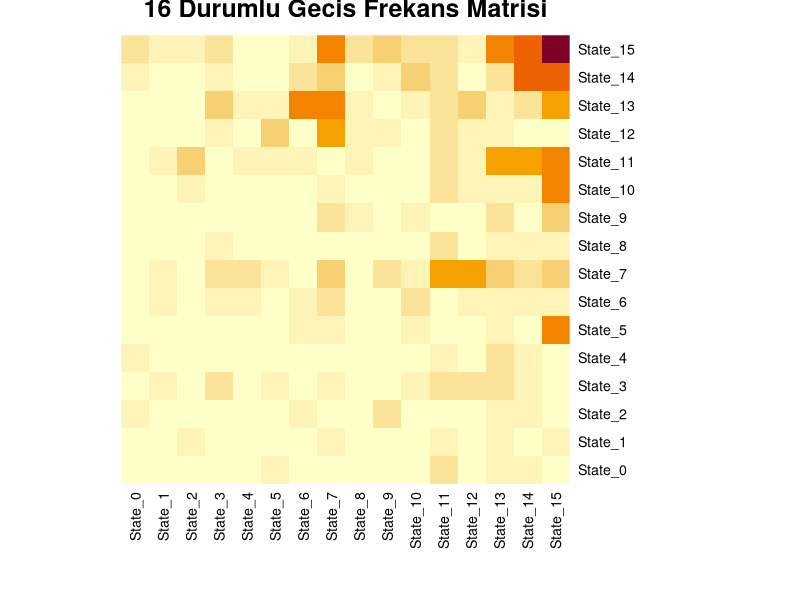
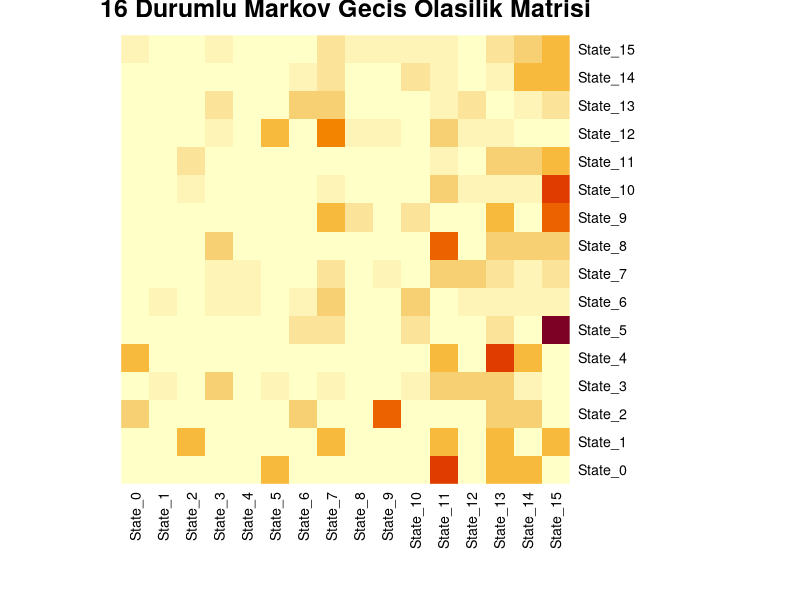

These figures' R source, in order:
# ============================================================
# 4 BOLGE - 16 DURUM - MARKOV GECIS SIMULASYONU
# ============================================================

# Rastgele zaman verileri olusturma
set.seed(123)

tum_tarihler <- seq(
  from = as.Date("2000-01-01"),
  to   = as.Date("2024-12-31"),
  by   = "day"
)

# Tarih ve bolge sayilari ayni olmali.
zaman <- sample(tum_tarihler, 1000, replace = TRUE)
bolge <- sample(
  c("Bölge 1", "Bölge 2", "Bölge 3", "Bölge 4"),
  1000,
  replace = TRUE
)

deprem_verileri <- data.frame(
  Zaman = zaman,
  Bolge = bolge,
  stringsAsFactors = FALSE
)

# Zamana gore sirala.
deprem_verileri <- deprem_verileri[order(deprem_verileri$Zaman), ]
rownames(deprem_verileri) <- NULL

# StepSize yil cinsindendir.
# 0.1 yaklasik 36.5 gunluk pencereye karsilik gelir.
StepSize <- 0.1

# ------------------------------------------------------------
# 16 durumun tanimi
#
# A = Bolge 1 aktif mi?
# B = Bolge 2 aktif mi?
# C = Bolge 3 aktif mi?
# D = Bolge 4 aktif mi?
#
# State = A + 2*B + 4*C + 8*D
# ------------------------------------------------------------

durum_tablosu <- data.frame(
  State = 0:15,
  A = (0:15) %% 2,
  B = ((0:15) %/% 2) %% 2,
  C = ((0:15) %/% 4) %% 2,
  D = ((0:15) %/% 8) %% 2
)

cat("16 durum:\n")
print(durum_tablosu)

# ------------------------------------------------------------
# Analiz fonksiyonu
# ------------------------------------------------------------

deprem_analizi <- function(deprem_verileri, StepSize = 0.1) {
  if (StepSize <= 0) {
    stop("StepSize sifirdan buyuk olmalidir.")
  }

  gerekli_kolonlar <- c("Zaman", "Bolge")
  if (!all(gerekli_kolonlar %in% names(deprem_verileri))) {
    stop("deprem_verileri veri cercevesinde Zaman ve Bolge kolonlari bulunmalidir.")
  }

  veri <- deprem_verileri[order(deprem_verileri$Zaman), ]
  rownames(veri) <- NULL

  # Aylarin 30 gun kabul edilmesi yerine Date sinifi kullanilir.
  pencere_gun <- max(1L, round(365.25 * StepSize))

  pencere_baslangiclari <- seq(
    from = min(veri$Zaman),
    to   = max(veri$Zaman),
    by   = pencere_gun
  )

  state_detay <- data.frame(
    Baslangic = pencere_baslangiclari,
    Bitis = pencere_baslangiclari + pencere_gun,
    A = integer(length(pencere_baslangiclari)),
    B = integer(length(pencere_baslangiclari)),
    C = integer(length(pencere_baslangiclari)),
    D = integer(length(pencere_baslangiclari)),
    State = integer(length(pencere_baslangiclari))
  )

  for (i in seq_along(pencere_baslangiclari)) {
    pencere_bas <- pencere_baslangiclari[i]
    pencere_bit <- pencere_bas + pencere_gun

    # [baslangic, bitis) kullanilir; sinirdaki kayit iki pencereye girmez.
    pencere_verisi <- veri[
      veri$Zaman >= pencere_bas & veri$Zaman < pencere_bit,
      ,
      drop = FALSE
    ]

    A <- as.integer(any(pencere_verisi$Bolge == "Bölge 1"))
    B <- as.integer(any(pencere_verisi$Bolge == "Bölge 2"))
    C <- as.integer(any(pencere_verisi$Bolge == "Bölge 3"))
    D <- as.integer(any(pencere_verisi$Bolge == "Bölge 4"))

    state <- A + 2 * B + 4 * C + 8 * D

    state_detay$A[i] <- A
    state_detay$B[i] <- B
    state_detay$C[i] <- C
    state_detay$D[i] <- D
    state_detay$State[i] <- state
  }

  # MATLAB kodundaki G dizisinin R karsiligi.
  G <- state_detay$State

  # 16x16 gecis frekans matrisi.
  BG <- matrix(
    0L,
    nrow = 16,
    ncol = 16,
    dimnames = list(
      paste0("State_", 0:15),
      paste0("State_", 0:15)
    )
  )

  # G(t-1) -> G(t) gecislerini say.
  if (length(G) >= 2) {
    for (i in 2:length(G)) {
      onceki_state <- G[i - 1]
      sonraki_state <- G[i]

      BG[onceki_state + 1, sonraki_state + 1] <-
        BG[onceki_state + 1, sonraki_state + 1] + 1L
    }
  }

  # Gecis frekanslarini satir bazinda olasiliga cevir.
  P <- matrix(
    0,
    nrow = 16,
    ncol = 16,
    dimnames = dimnames(BG)
  )

  satir_toplamlari <- rowSums(BG)
  dolu_satirlar <- satir_toplamlari > 0

  if (any(dolu_satirlar)) {
    P[dolu_satirlar, ] <-
      BG[dolu_satirlar, , drop = FALSE] /
      satir_toplamlari[dolu_satirlar]
  }

  list(
    Durumlar = durum_tablosu,
    StateDetay = state_detay,
    G = G,
    GecisFrekans = BG,
    GecisOlasilik = P
  )
}

# ------------------------------------------------------------
# Analizi calistir
# ------------------------------------------------------------

sonuc <- deprem_analizi(deprem_verileri, StepSize)

# Eski kodla uyumluluk icin frekans matrisini "matris" degiskeninde de tut.
matris <- sonuc$GecisFrekans

cat("\nZaman pencereleri ve durumlar:\n")
print(sonuc$StateDetay)

cat("\n16x16 Gecis Frekans Matrisi:\n")
print(sonuc$GecisFrekans)

cat("\n16x16 Markov Gecis Olasilik Matrisi:\n")
print(round(sonuc$GecisOlasilik, 3))

# ------------------------------------------------------------
# Isi haritalari
# ------------------------------------------------------------

heatmap(
  sonuc$GecisFrekans,
  Rowv = NA,
  Colv = NA,
  scale = "none",
  margins = c(7, 7),
  main = "16 Durumlu Gecis Frekans Matrisi"
)

heatmap(
  sonuc$GecisOlasilik,
  Rowv = NA,
  Colv = NA,
  scale = "none",
  margins = c(7, 7),
  main = "16 Durumlu Markov Gecis Olasilik Matrisi"
)
